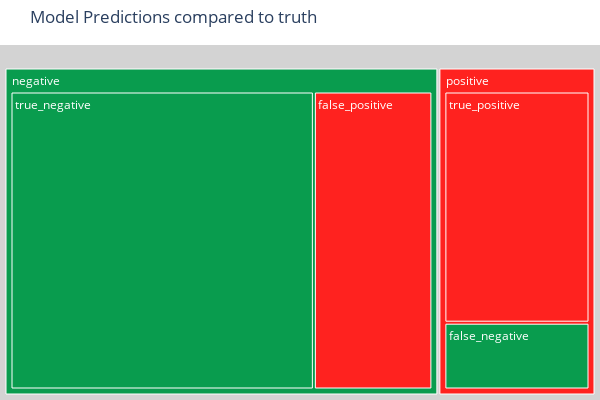

Write notebook code for a chart like this one.
### Code cell
import plotly.express as px
def confusion_matrix_treemap(tn,fp,fn,tp):
    fig = px.treemap(   title='Model Predictions compared to truth',
                        values= [0,0]+[tn,fp,fn,tp] ,
                        names= ['positive','negative','true_negative','false_positive','false_negative','true_positive'],
                        parents=['','', 'negative','negative','positive','positive'],
                        width=600, height=400,
                        color=['positive','negative','true_negative','false_positive','false_negative','true_positive'],
                        color_discrete_map= {'positive':'FF221F',
                                            'negative':'099C4E',
                                            'true_negative':'099C4E',
                                            'false_positive':'FF221F',
                                            'false_negative':'099C4E',
                                            'true_positive':'FF221F'}
                        )

    fig.update_traces(root_color="lightgrey")
    fig.update_layout(margin = dict(t=45, l=0, r=0, b=0))
    fig.show()

confusion_matrix_treemap(tn,fp,fn,tp)

### Figure 1 — Plotly figure (JSON) as saved in the notebook; plotly's stock layout.template omitted (floating-point values rounded to 4 significant figures)
{"data": [{"domain": {"x": [0, 1], "y": [0, 1]}, "hovertemplate": "label=%{label}<br>value=%{value}<br>parent=%{parent}<extra></extra>", "labels": ["positive", "negative", "true_negative", "false_positive", "false_negative", "true_positive"], "marker": {"colors": ["FF221F", "099C4E", "099C4E", "FF221F", "099C4E", "FF221F"]}, "name": "", "parents": ["", "", "negative", "negative", "positive", "positive"], "root": {"color": "lightgrey"}, "type": "treemap", "values": [0, 0, 558, 218, 63, 218]}], "layout": {"height": 400, "legend": {"tracegroupgap": 0}, "margin": {"b": 0, "l": 0, "r": 0, "t": 45}, "title": {"text": "Model Predictions compared to truth"}, "width": 600}}
